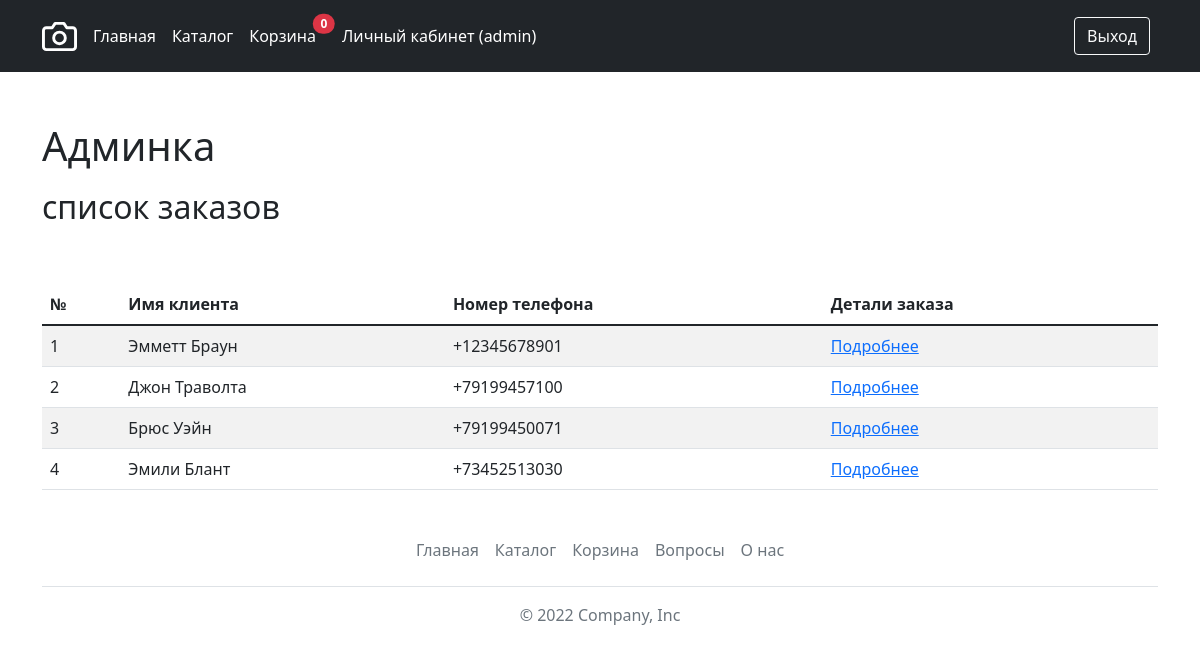
/user (signed in), run on the app's committed database.
### tables this page shows
CREATE TABLE `orders` (
  `id` int NOT NULL,
  `user_name` varchar(255) NOT NULL,
  `phone_num` varchar(255) NOT NULL,
  `session_id` varchar(255) NOT NULL
);

### engine/Autoload.php (called while the page is built, shortened)
<?php
class Autoload
{
    public function loadClass($className)
    {
        $fileName = str_replace(["\\", "app\\"], [DS, ROOT . DS], $className) . ".php";
    }
}

### engine/Request.php (called while the page is built, shortened)
<?php
class Request
{
    protected $controllerName;
    protected function parseRequest()
    {
        $this->requestString = $_SERVER["REQUEST_URI"];
        $url = explode("/", $this->requestString);
        $this->controllerName = $url[1];
        $data = json_decode(file_get_contents("php://input"));
    }
    public function getControllerName()
    {
        return $this->controllerName;
    }
}

### models/repositories/UserRepository.php (called while the page is built, shortened)
<?php
class UserRepository extends Repository
{
    public function isAuth()
    {
        return isset($_SESSION["login"]);
    }
    public function getName()
    {
        return $_SESSION["login"];
    }
}

### models/repositories/OrderRepository.php (called while the page is built, shortened)
<?php
class OrderRepository extends Repository
{
    protected function getTableName()
    {
        return "orders";
    }
}

### models/Repository.php (called while the page is built, shortened)
<?php
abstract class Repository
{
    public function getCountWhere($name, $value)
    {
        $tableName = static::getTableName();
        $sql = "SELECT COUNT(id) AS count FROM {$tableName} WHERE {$name} = :value";
        return Db::getInstance()->queryOne($sql, ["value" => $value])["count"];
    }
    public function getAll()
    {
        $tableName = $this->getTableName();
        $sql = "SELECT * FROM {$tableName}";
        return Db::getInstance()->queryAll($sql);
    }
}

### traits/tSingleton.php (called while the page is built, shortened)
<?php
trait tSingleton
{
    private static $instance = null;
    public static function getInstance()
    {
        if (is_null(static::$instance)) {
            static::$instance = new static();
        }
        return static::$instance;
    }
}

### engine/Db.php (called while the page is built, shortened)
<?php
class Db
{
    private $config = [
        "driver" => "mysql",
        "host" => "localhost",
        "login" => "root",
        "password" => "",
        "database" => "php_pro",
        "charset" => "utf8",
    ];
    private $connection = null;
    private function prepareDsnString()
    {
        return sprintf("%s:host=%s;dbname=%s;charset=%s",
            $this->config["driver"],
            $this->config["host"],
            $this->config["database"],
            $this->config["charset"],
        );
    }
    private function getConnection()
    {
        if (is_null($this->connection)) {
            $this->connection = new \PDO($this->prepareDsnString(),
                $this->config["login"],
                $this->config["password"]
            );
            $this->connection->setAttribute(\PDO::ATTR_DEFAULT_FETCH_MODE, \PDO::FETCH_ASSOC);
        }
        return $this->connection;
    }
    private function query($sql, $params)
    {
        $STH = $this->getConnection()->prepare($sql);
        $STH->execute($params);
        return $STH;
    }
    public function queryOne($sql, $params = [])
    {
        return $this->query($sql, $params)->fetch();
    }
    public function queryAll($sql, $params = [])
    {
        return $this->query($sql, $params)->fetchAll();
    }
}

### models/repositories/CartRepository.php (called while the page is built, shortened)
<?php
class CartRepository extends Repository
{
    protected function getTableName()
    {
        return "carts";
    }
}

### engine/Render.php (called while the page is built, shortened)
<?php
class Render implements iRender
{
    public function renderTemplate($template, $params = [])
    {
        extract($params);
        $templatePath = VIEWS_DIR . $template . ".php";
        include $templatePath;
        return ob_get_clean();
    }
}

### views/admin/orderList.php (the view)
<h1 style="padding: 50px 0 10px">Админка</h1>
<h2 style="padding: 0 0 50px">список заказов</h2>
<table class="table table-striped">
    <thead>
    <tr>
        <th scope="col">№</th>
        <th scope="col">Имя клиента</th>
        <th scope="col">Номер телефона</th>
        <th scope="col">Детали заказа</th>
    </tr>
    </thead>
    <tbody>
    <?php foreach ($orders as $item): ?>
        <tr>
            <td><?= $item["id"] ?></td>
            <td><?= $item["user_name"] ?></td>
            <td><?= $item["phone_num"] ?></td>
            <td><a href="user/orderdetails/?id=<?= $item["session_id"] ?>">Подробнее</a></td>
        </tr>
    <?php endforeach; ?>
    </tbody>
</table>

### public/index.php (shortened to what this page needs)
<?php
include_once "../vendor/autoload.php";
try {
    $request = new Request();
    $controllerName = $request->getControllerName() ?: "good";
    $actionName = $request->getActionName();
    $controllerClass = CONTROLLER_NAMESPACE . ucfirst($controllerName) . "Controller";
    if (class_exists($controllerClass)) {
        $controller = new $controllerClass(new Render());
        $controller->runAction($actionName);
    } else {
        echo "Контроллер отсутствует";
    }
} catch (PDOException $e) {
    var_dump($e);
} catch (Exception $e) {
    echo $e->getPrevious();
}

### controllers/Controller.php (shortened to what this page needs)
<?php
abstract class Controller
{
    private $defaultAction = "index";
    private $render;
    public function __construct(iRender $render)
    {
        $this->render = $render;
    }
    public function runAction($action)
    {
        $this->action = $action ?: $this->defaultAction;
        $method = "action" . ucfirst($this->action);
        if (method_exists($this, $method)) {
            $this->$method();
        } else {
            echo "Экшн отсутствует";
        }
    }
    public function render($template, $params = [])
    {
        return $this->renderTemplate("layouts/main", [
            "menu" => $this->renderTemplate("menu", [
                "userName" => (new UserRepository())->getName(),
                "isAuth" => (new UserRepository())->isAuth(),
                "count" => (new CartRepository())->getCountWhere("session_id", session_id()),
            ]),
            "content" => $this->renderTemplate($template, $params),
        ]);
    }
    public function renderTemplate($template, $params)
    {
        return $this->render->renderTemplate($template, $params);
    }
}

### controllers/UserController.php (shortened to what this page needs)
<?php
class UserController extends Controller
{
    public function actionIndex()
    {
        $user = (new UserRepository())->getName();
        if ($user == "admin") {
            $orders = (new OrderRepository())->getAll();
            echo $this->render("admin/orderList", [
                "orders" => $orders,
            ]);
        } else {
            $plug = ["Hello World!"];
            echo $this->render("user/main", [
                "plug" => $plug,
            ]);
        }
    }
}

### views/menu.php (shortened to what this page needs)
<ul class="nav col-12 col-lg-auto me-lg-auto mb-2 justify-content-center mb-md-0">
    <li><a href="/" class="nav-link px-2 text-white">Главная</a></li>
    <li><a href="/good/catalog" class="nav-link px-2 text-white">Каталог</a></li>
    <li><a href="/cart" class="nav-link px-2 text-white position-relative">Корзина
            <span id="count"
                  class="position-absolute top-10 start-100 translate-middle badge rounded-pill bg-danger"><?= $count ?>
            </span>
        </a>
    </li>
    <?php if ($isAuth): ?>
        <li><a href="/user" class="nav-link px-2 text-white" style="margin-left: 10px">Личный кабинет (<?= $userName ?>)</a></li>
    <?php endif; ?>
</ul>
<div class="text-end">
    <?php if ($isAuth): ?>
        <a href="/auth/logout" class="btn btn-outline-light me-2">Выход</a>
    <?php endif; ?>
</div>

### views/layouts/main.php (shortened to what this page needs)
<!doctype html>
<html lang="en">
<head>
    <link href="https://cdn.jsdelivr.net/npm/bootstrap@5.1.3/dist/css/bootstrap.min.css" rel="stylesheet"
>
    <link href="https://getbootstrap.com/docs/5.1/examples/headers/headers.css" rel="stylesheet">
</head>
<body>
<header class="p-3 bg-dark text-white">
    <div class="container">
        <div class="d-flex flex-wrap align-items-center justify-content-center justify-content-lg-start">
            <a href="/" class="d-flex align-items-center mb-2 mb-lg-0 text-white text-decoration-none">
            </a>
            <?= $menu ?>
        </div>
    </div>
</header>
<main>
    <div class="container">
        <?= $content ?>
    </div>
</main>
<div class="container">
    <footer class="py-3 my-4">
        <ul class="nav justify-content-center border-bottom pb-3 mb-3">
            <li class="nav-item"><a href="/" class="nav-link px-2 text-muted">Главная</a></li>
            <li class="nav-item"><a href="/good/catalog" class="nav-link px-2 text-muted">Каталог</a></li>
            <li class="nav-item"><a href="/cart" class="nav-link px-2 text-muted">Корзина</a></li>
            <li class="nav-item"><a href="#" class="nav-link px-2 text-muted">Вопросы</a></li>
            <li class="nav-item"><a href="#" class="nav-link px-2 text-muted">О нас</a></li>
        </ul>
        <p class="text-center text-muted">&copy; <?php echo date('Y') ?> Company, Inc</p>
    </footer>
</div>
</body>
</html>

### data on the page
orders: id "1", user_name "Эмметт Браун", phone_num "+12345678901"
orders: id "2", user_name "Джон Траволта", phone_num "+79199457100"
orders: id "3", user_name "Брюс Уэйн", phone_num "+79199450071"
orders: id "4", user_name "Эмили Блант", phone_num "+73452513030"

### other printed values
$count "0"
$userName "admin"
